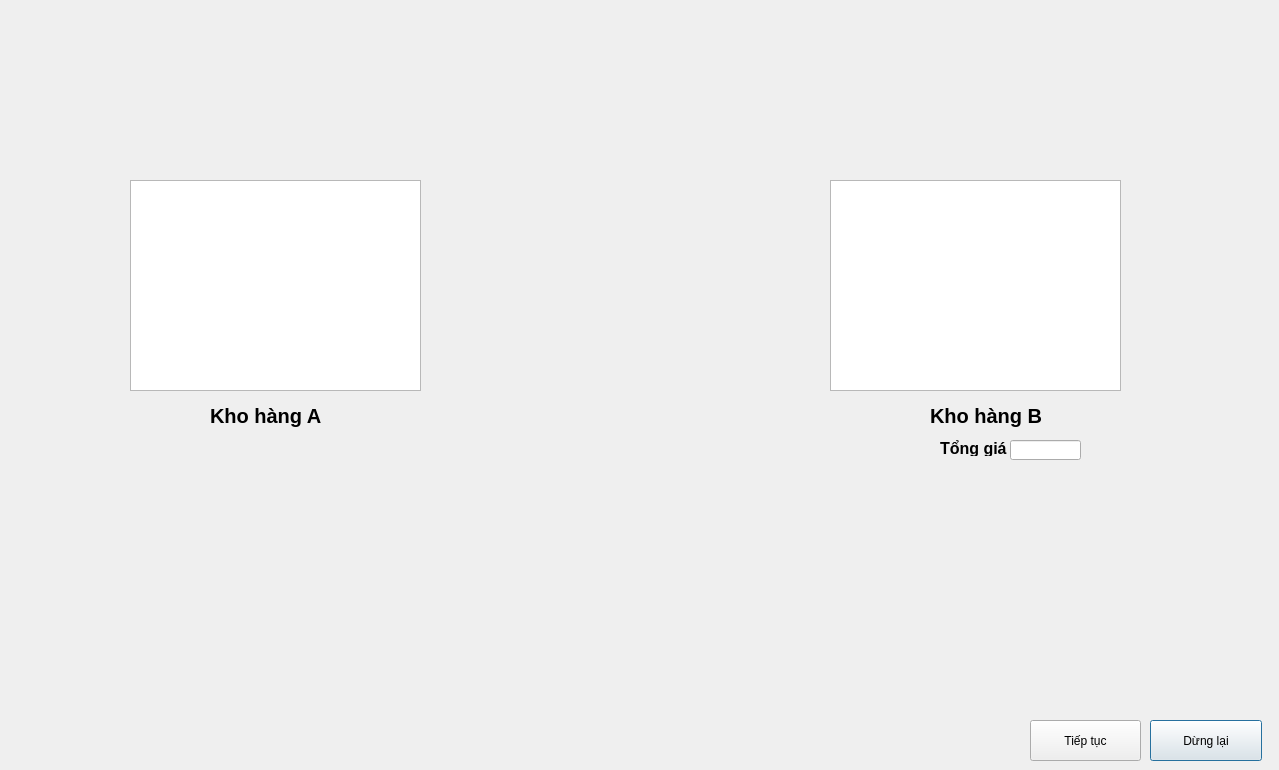
<?xml version="1.0" encoding="UTF-8"?>
<ui version="4.0">
 <class>dohoa</class>
 <widget class="QDialog" name="dohoa">
  <property name="geometry">
   <rect>
    <x>0</x>
    <y>0</y>
    <width>1279</width>
    <height>770</height>
   </rect>
  </property>
  <property name="windowTitle">
   <string>Dialog</string>
  </property>
  <widget class="QTableWidget" name="tableWidget">
   <property name="geometry">
    <rect>
     <x>830</x>
     <y>180</y>
     <width>291</width>
     <height>211</height>
    </rect>
   </property>
  </widget>
  <widget class="QLabel" name="label">
   <property name="geometry">
    <rect>
     <x>930</x>
     <y>400</y>
     <width>131</width>
     <height>31</height>
    </rect>
   </property>
   <property name="font">
    <font>
     <pointsize>15</pointsize>
     <weight>75</weight>
     <bold>true</bold>
    </font>
   </property>
   <property name="text">
    <string>Kho hàng B</string>
   </property>
  </widget>
  <widget class="QLabel" name="label_2">
   <property name="geometry">
    <rect>
     <x>210</x>
     <y>400</y>
     <width>131</width>
     <height>31</height>
    </rect>
   </property>
   <property name="font">
    <font>
     <pointsize>15</pointsize>
     <weight>75</weight>
     <bold>true</bold>
    </font>
   </property>
   <property name="text">
    <string>Kho hàng A</string>
   </property>
  </widget>
  <widget class="QTableWidget" name="tableWidget2">
   <property name="geometry">
    <rect>
     <x>130</x>
     <y>180</y>
     <width>291</width>
     <height>211</height>
    </rect>
   </property>
  </widget>
  <widget class="QPushButton" name="btnStop">
   <property name="geometry">
    <rect>
     <x>1150</x>
     <y>720</y>
     <width>112</width>
     <height>41</height>
    </rect>
   </property>
   <property name="text">
    <string>Dừng lại</string>
   </property>
  </widget>
  <widget class="QLabel" name="label_3">
   <property name="geometry">
    <rect>
     <x>940</x>
     <y>440</y>
     <width>71</width>
     <height>16</height>
    </rect>
   </property>
   <property name="font">
    <font>
     <pointsize>12</pointsize>
     <weight>75</weight>
     <bold>true</bold>
    </font>
   </property>
   <property name="text">
    <string>Tổng giá trị</string>
   </property>
  </widget>
  <widget class="QLineEdit" name="tgt">
   <property name="geometry">
    <rect>
     <x>1010</x>
     <y>440</y>
     <width>71</width>
     <height>20</height>
    </rect>
   </property>
  </widget>
  <widget class="QPushButton" name="pushButton">
   <property name="geometry">
    <rect>
     <x>1030</x>
     <y>720</y>
     <width>111</width>
     <height>41</height>
    </rect>
   </property>
   <property name="text">
    <string>Tiếp tục</string>
   </property>
  </widget>
 </widget>
 <resources/>
 <connections/>
</ui>
